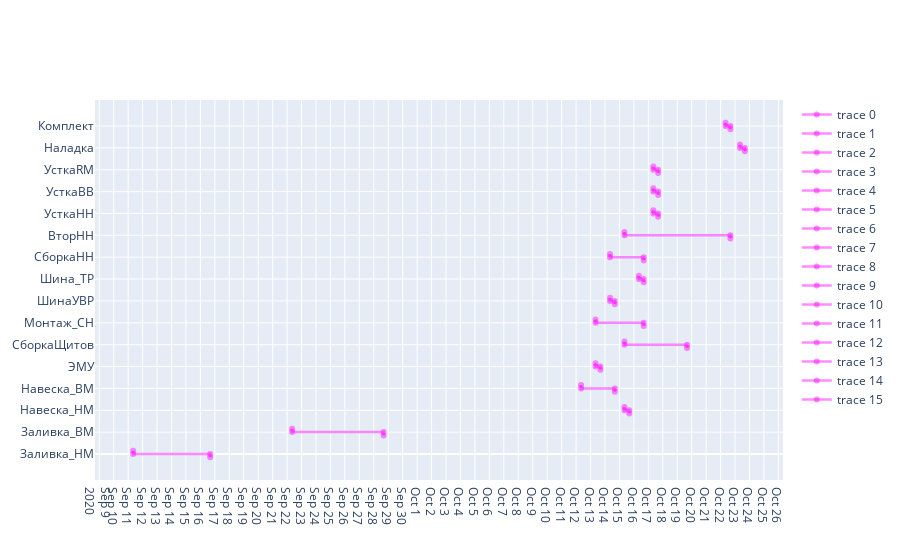

The code cell stored with this chart in its notebook:
### Code cell
%autoreload
fig = go.Figure()
b = GanttBar()

for i in range(ddf.Task.shape[0]):
    fig.add_trace(b.get_bar(ddf['Start'][i],ddf['Finish'][i],i))
    
fig.update_layout(
    yaxis = dict(
        tickmode = 'array',
        tickvals = [n for n in range(ddf.Task.shape[0])],
        ticktext = ddf['Task']
    )
)
fig.update_xaxes(
    dtick='D1',
    )
fig.show()

### Figure 1 — Plotly figure (JSON) as saved in the notebook; plotly's stock layout.template omitted (floating-point values rounded to 4 significant figures)
{"data": [{"line": {"color": "rgba(255,25,255,0.5)", "shape": "hv", "width": 2.5}, "type": "scatter", "x": ["2020-09-11T08:20:00", "2020-09-11T08:20:00", "2020-09-16T16:20:00", "2020-09-16T16:20:00"], "y": [0.15, 0, 0, -0.15]}, {"line": {"color": "rgba(255,25,255,0.5)", "shape": "hv", "width": 2.5}, "type": "scatter", "x": ["2020-09-22T08:20:00", "2020-09-22T08:20:00", "2020-09-28T16:20:00", "2020-09-28T16:20:00"], "y": [1.15, 1, 1, 0.85]}, {"line": {"color": "rgba(255,25,255,0.5)", "shape": "hv", "width": 2.5}, "type": "scatter", "x": ["2020-10-15T08:20:00", "2020-10-15T08:20:00", "2020-10-15T16:20:00", "2020-10-15T16:20:00"], "y": [2.15, 2, 2, 1.85]}, {"line": {"color": "rgba(255,25,255,0.5)", "shape": "hv", "width": 2.5}, "type": "scatter", "x": ["2020-10-12T08:20:00", "2020-10-12T08:20:00", "2020-10-14T16:20:00", "2020-10-14T16:20:00"], "y": [3.15, 3, 3, 2.85]}, {"line": {"color": "rgba(255,25,255,0.5)", "shape": "hv", "width": 2.5}, "type": "scatter", "x": ["2020-10-13T08:20:00", "2020-10-13T08:20:00", "2020-10-13T16:20:00", "2020-10-13T16:20:00"], "y": [4.15, 4, 4, 3.85]}, {"line": {"color": "rgba(255,25,255,0.5)", "shape": "hv", "width": 2.5}, "type": "scatter", "x": ["2020-10-15T08:20:00", "2020-10-15T08:20:00", "2020-10-19T16:20:00", "2020-10-19T16:20:00"], "y": [5.15, 5, 5, 4.85]}, {"line": {"color": "rgba(255,25,255,0.5)", "shape": "hv", "width": 2.5}, "type": "scatter", "x": ["2020-10-13T08:20:00", "2020-10-13T08:20:00", "2020-10-16T16:20:00", "2020-10-16T16:20:00"], "y": [6.15, 6, 6, 5.85]}, {"line": {"color": "rgba(255,25,255,0.5)", "shape": "hv", "width": 2.5}, "type": "scatter", "x": ["2020-10-14T08:20:00", "2020-10-14T08:20:00", "2020-10-14T16:20:00", "2020-10-14T16:20:00"], "y": [7.15, 7, 7, 6.85]}, {"line": {"color": "rgba(255,25,255,0.5)", "shape": "hv", "width": 2.5}, "type": "scatter", "x": ["2020-10-16T08:20:00", "2020-10-16T08:20:00", "2020-10-16T16:20:00", "2020-10-16T16:20:00"], "y": [8.15, 8, 8, 7.85]}, {"line": {"color": "rgba(255,25,255,0.5)", "shape": "hv", "width": 2.5}, "type": "scatter", "x": ["2020-10-14T08:20:00", "2020-10-14T08:20:00", "2020-10-16T16:20:00", "2020-10-16T16:20:00"], "y": [9.15, 9, 9, 8.85]}, {"line": {"color": "rgba(255,25,255,0.5)", "shape": "hv", "width": 2.5}, "type": "scatter", "x": ["2020-10-15T08:20:00", "2020-10-15T08:20:00", "2020-10-22T16:20:00", "2020-10-22T16:20:00"], "y": [10.15, 10, 10, 9.85]}, {"line": {"color": "rgba(255,25,255,0.5)", "shape": "hv", "width": 2.5}, "type": "scatter", "x": ["2020-10-17T08:20:00", "2020-10-17T08:20:00", "2020-10-17T16:20:00", "2020-10-17T16:20:00"], "y": [11.15, 11, 11, 10.85]}, {"line": {"color": "rgba(255,25,255,0.5)", "shape": "hv", "width": 2.5}, "type": "scatter", "x": ["2020-10-17T08:20:00", "2020-10-17T08:20:00", "2020-10-17T16:20:00", "2020-10-17T16:20:00"], "y": [12.15, 12, 12, 11.85]}, {"line": {"color": "rgba(255,25,255,0.5)", "shape": "hv", "width": 2.5}, "type": "scatter", "x": ["2020-10-17T08:20:00", "2020-10-17T08:20:00", "2020-10-17T16:20:00", "2020-10-17T16:20:00"], "y": [13.15, 13, 13, 12.85]}, {"line": {"color": "rgba(255,25,255,0.5)", "shape": "hv", "width": 2.5}, "type": "scatter", "x": ["2020-10-23T08:20:00", "2020-10-23T08:20:00", "2020-10-23T16:20:00", "2020-10-23T16:20:00"], "y": [14.15, 14, 14, 13.85]}, {"line": {"color": "rgba(255,25,255,0.5)", "shape": "hv", "width": 2.5}, "type": "scatter", "x": ["2020-10-22T08:20:00", "2020-10-22T08:20:00", "2020-10-22T16:20:00", "2020-10-22T16:20:00"], "y": [15.15, 15, 15, 14.85]}], "layout": {"xaxis": {"dtick": "D1"}, "yaxis": {"tickmode": "array", "ticktext": ["Заливка_НМ", "Заливка_ВМ", "Навеска_НМ", "Навеска_ВМ", "ЭМУ", "СборкаЩитов", "Монтаж_СН", "ШинаУВР", "Шина_ТР", "СборкаНН", "ВторНН", "УсткаНН", "УсткаВВ", "УсткаRM", "Наладка", "Комплект"], "tickvals": [0, 1, 2, 3, 4, 5, 6, 7, 8, 9, 10, 11, 12, 13, 14, 15]}}}
